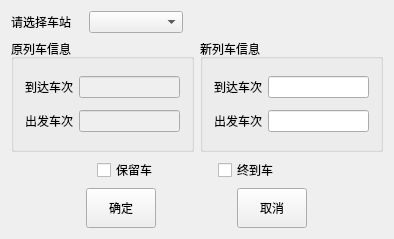
<?xml version="1.0" encoding="UTF-8"?>
<ui version="4.0">
 <class>ModifyTrainNumberKSKClass</class>
 <widget class="QWidget" name="ModifyTrainNumberKSKClass">
  <property name="geometry">
   <rect>
    <x>0</x>
    <y>0</y>
    <width>394</width>
    <height>239</height>
   </rect>
  </property>
  <property name="windowTitle">
   <string>ModifyTrainNumberKSK</string>
  </property>
  <layout class="QVBoxLayout" name="verticalLayout_3">
   <item>
    <layout class="QHBoxLayout" name="horizontalLayout">
     <property name="rightMargin">
      <number>200</number>
     </property>
     <item>
      <widget class="QLabel" name="label">
       <property name="minimumSize">
        <size>
         <width>72</width>
         <height>0</height>
        </size>
       </property>
       <property name="maximumSize">
        <size>
         <width>72</width>
         <height>16777215</height>
        </size>
       </property>
       <property name="text">
        <string>请选择车站</string>
       </property>
      </widget>
     </item>
     <item>
      <widget class="QComboBox" name="comboBox"/>
     </item>
    </layout>
   </item>
   <item>
    <layout class="QHBoxLayout" name="horizontalLayout_7">
     <item>
      <widget class="QGroupBox" name="groupBox">
       <property name="title">
        <string>原列车信息</string>
       </property>
       <layout class="QVBoxLayout" name="verticalLayout">
        <item>
         <layout class="QHBoxLayout" name="horizontalLayout_2">
          <item>
           <widget class="QLabel" name="label_2">
            <property name="text">
             <string>到达车次</string>
            </property>
           </widget>
          </item>
          <item>
           <widget class="QLineEdit" name="lineEdit">
            <property name="enabled">
             <bool>false</bool>
            </property>
           </widget>
          </item>
         </layout>
        </item>
        <item>
         <layout class="QHBoxLayout" name="horizontalLayout_3">
          <item>
           <widget class="QLabel" name="label_3">
            <property name="text">
             <string>出发车次</string>
            </property>
           </widget>
          </item>
          <item>
           <widget class="QLineEdit" name="lineEdit_2">
            <property name="enabled">
             <bool>false</bool>
            </property>
           </widget>
          </item>
         </layout>
        </item>
       </layout>
      </widget>
     </item>
     <item>
      <widget class="QGroupBox" name="groupBox_2">
       <property name="title">
        <string>新列车信息</string>
       </property>
       <layout class="QVBoxLayout" name="verticalLayout_2">
        <item>
         <layout class="QHBoxLayout" name="horizontalLayout_4">
          <item>
           <widget class="QLabel" name="label_4">
            <property name="text">
             <string>到达车次</string>
            </property>
           </widget>
          </item>
          <item>
           <widget class="QLineEdit" name="lineEdit_3"/>
          </item>
         </layout>
        </item>
        <item>
         <layout class="QHBoxLayout" name="horizontalLayout_5">
          <item>
           <widget class="QLabel" name="label_5">
            <property name="text">
             <string>出发车次</string>
            </property>
           </widget>
          </item>
          <item>
           <widget class="QLineEdit" name="lineEdit_4"/>
          </item>
         </layout>
        </item>
       </layout>
      </widget>
     </item>
    </layout>
   </item>
   <item>
    <layout class="QHBoxLayout" name="horizontalLayout_6">
     <property name="leftMargin">
      <number>86</number>
     </property>
     <property name="rightMargin">
      <number>50</number>
     </property>
     <item>
      <widget class="QCheckBox" name="checkBox">
       <property name="text">
        <string>保留车</string>
       </property>
      </widget>
     </item>
     <item>
      <widget class="QCheckBox" name="checkBox_2">
       <property name="text">
        <string>终到车</string>
       </property>
      </widget>
     </item>
    </layout>
   </item>
   <item>
    <layout class="QHBoxLayout" name="horizontalLayout_8">
     <item>
      <widget class="QPushButton" name="pushButton">
       <property name="minimumSize">
        <size>
         <width>70</width>
         <height>40</height>
        </size>
       </property>
       <property name="maximumSize">
        <size>
         <width>70</width>
         <height>40</height>
        </size>
       </property>
       <property name="text">
        <string>确定</string>
       </property>
      </widget>
     </item>
     <item>
      <widget class="QPushButton" name="pushButton_2">
       <property name="minimumSize">
        <size>
         <width>70</width>
         <height>40</height>
        </size>
       </property>
       <property name="maximumSize">
        <size>
         <width>70</width>
         <height>40</height>
        </size>
       </property>
       <property name="text">
        <string>取消</string>
       </property>
      </widget>
     </item>
    </layout>
   </item>
  </layout>
 </widget>
 <layoutdefault spacing="6" margin="11"/>
 <resources/>
 <connections/>
</ui>
